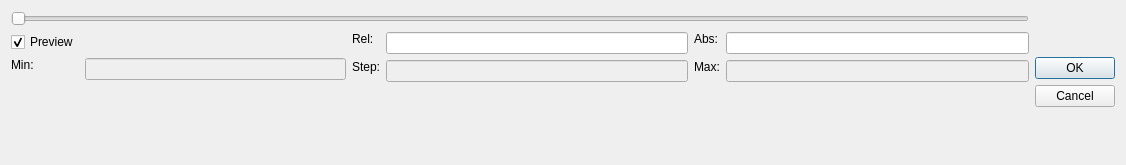
<?xml version="1.0" encoding="UTF-8"?>
<ui version="4.0">
 <class>QGMDialogSliderHD</class>
 <widget class="QDialog" name="QGMDialogSliderHD">
  <property name="geometry">
   <rect>
    <x>0</x>
    <y>0</y>
    <width>1126</width>
    <height>165</height>
   </rect>
  </property>
  <property name="minimumSize">
   <size>
    <width>0</width>
    <height>0</height>
   </size>
  </property>
  <property name="maximumSize">
   <size>
    <width>16777215</width>
    <height>16777215</height>
   </size>
  </property>
  <property name="baseSize">
   <size>
    <width>0</width>
    <height>0</height>
   </size>
  </property>
  <property name="windowTitle">
   <string>Dialog</string>
  </property>
  <property name="windowIcon">
   <iconset resource="gigamesh.qrc">
    <normaloff>:/GMGeneric/GigaMesh_Logo.png</normaloff>:/GMGeneric/GigaMesh_Logo.png</iconset>
  </property>
  <layout class="QHBoxLayout" name="horizontalLayout">
   <item>
    <layout class="QVBoxLayout" name="verticalLayout">
     <item>
      <widget class="QSlider" name="horizontalSlider">
       <property name="sizePolicy">
        <sizepolicy hsizetype="MinimumExpanding" vsizetype="Maximum">
         <horstretch>0</horstretch>
         <verstretch>0</verstretch>
        </sizepolicy>
       </property>
       <property name="orientation">
        <enum>Qt::Horizontal</enum>
       </property>
      </widget>
     </item>
     <item>
      <layout class="QHBoxLayout" name="horizontalLayout_2">
       <item>
        <layout class="QFormLayout" name="formLayout_4">
         <item row="0" column="0">
          <widget class="QCheckBox" name="checkBoxPreview">
           <property name="sizePolicy">
            <sizepolicy hsizetype="Minimum" vsizetype="Maximum">
             <horstretch>0</horstretch>
             <verstretch>0</verstretch>
            </sizepolicy>
           </property>
           <property name="text">
            <string>Preview</string>
           </property>
           <property name="checked">
            <bool>true</bool>
           </property>
          </widget>
         </item>
         <item row="1" column="0">
          <widget class="QLabel" name="label_5">
           <property name="sizePolicy">
            <sizepolicy hsizetype="Minimum" vsizetype="Maximum">
             <horstretch>0</horstretch>
             <verstretch>0</verstretch>
            </sizepolicy>
           </property>
           <property name="text">
            <string>Min:</string>
           </property>
          </widget>
         </item>
         <item row="1" column="1">
          <widget class="QLineEdit" name="lineValueMin">
           <property name="enabled">
            <bool>false</bool>
           </property>
           <property name="sizePolicy">
            <sizepolicy hsizetype="MinimumExpanding" vsizetype="Maximum">
             <horstretch>0</horstretch>
             <verstretch>0</verstretch>
            </sizepolicy>
           </property>
          </widget>
         </item>
        </layout>
       </item>
       <item>
        <layout class="QFormLayout" name="formLayout_2">
         <item row="0" column="0">
          <widget class="QLabel" name="label">
           <property name="sizePolicy">
            <sizepolicy hsizetype="Minimum" vsizetype="Maximum">
             <horstretch>0</horstretch>
             <verstretch>0</verstretch>
            </sizepolicy>
           </property>
           <property name="text">
            <string>Rel:</string>
           </property>
          </widget>
         </item>
         <item row="0" column="1">
          <widget class="QLineEdit" name="lineValueRel">
           <property name="sizePolicy">
            <sizepolicy hsizetype="MinimumExpanding" vsizetype="Maximum">
             <horstretch>0</horstretch>
             <verstretch>0</verstretch>
            </sizepolicy>
           </property>
           <property name="alignment">
            <set>Qt::AlignRight|Qt::AlignTrailing|Qt::AlignVCenter</set>
           </property>
          </widget>
         </item>
         <item row="1" column="0">
          <widget class="QLabel" name="label_4">
           <property name="sizePolicy">
            <sizepolicy hsizetype="Minimum" vsizetype="Maximum">
             <horstretch>0</horstretch>
             <verstretch>0</verstretch>
            </sizepolicy>
           </property>
           <property name="text">
            <string>Step:</string>
           </property>
          </widget>
         </item>
         <item row="1" column="1">
          <widget class="QLineEdit" name="lineValueStep">
           <property name="enabled">
            <bool>false</bool>
           </property>
           <property name="sizePolicy">
            <sizepolicy hsizetype="MinimumExpanding" vsizetype="Maximum">
             <horstretch>0</horstretch>
             <verstretch>0</verstretch>
            </sizepolicy>
           </property>
          </widget>
         </item>
        </layout>
       </item>
       <item>
        <layout class="QFormLayout" name="formLayout_3">
         <item row="0" column="0">
          <widget class="QLabel" name="label_2">
           <property name="sizePolicy">
            <sizepolicy hsizetype="Minimum" vsizetype="Maximum">
             <horstretch>0</horstretch>
             <verstretch>0</verstretch>
            </sizepolicy>
           </property>
           <property name="text">
            <string>Abs:</string>
           </property>
          </widget>
         </item>
         <item row="0" column="1">
          <widget class="QLineEdit" name="lineValueAbs">
           <property name="sizePolicy">
            <sizepolicy hsizetype="MinimumExpanding" vsizetype="Maximum">
             <horstretch>0</horstretch>
             <verstretch>0</verstretch>
            </sizepolicy>
           </property>
           <property name="alignment">
            <set>Qt::AlignRight|Qt::AlignTrailing|Qt::AlignVCenter</set>
           </property>
          </widget>
         </item>
         <item row="1" column="0">
          <widget class="QLabel" name="label_3">
           <property name="sizePolicy">
            <sizepolicy hsizetype="Minimum" vsizetype="Maximum">
             <horstretch>0</horstretch>
             <verstretch>0</verstretch>
            </sizepolicy>
           </property>
           <property name="text">
            <string>Max:</string>
           </property>
          </widget>
         </item>
         <item row="1" column="1">
          <widget class="QLineEdit" name="lineValueMax">
           <property name="enabled">
            <bool>false</bool>
           </property>
           <property name="sizePolicy">
            <sizepolicy hsizetype="MinimumExpanding" vsizetype="Maximum">
             <horstretch>0</horstretch>
             <verstretch>0</verstretch>
            </sizepolicy>
           </property>
          </widget>
         </item>
        </layout>
       </item>
      </layout>
     </item>
    </layout>
   </item>
   <item alignment="Qt::AlignVCenter">
    <widget class="QDialogButtonBox" name="buttonBox">
     <property name="sizePolicy">
      <sizepolicy hsizetype="Minimum" vsizetype="Maximum">
       <horstretch>0</horstretch>
       <verstretch>0</verstretch>
      </sizepolicy>
     </property>
     <property name="orientation">
      <enum>Qt::Vertical</enum>
     </property>
     <property name="standardButtons">
      <set>QDialogButtonBox::Cancel|QDialogButtonBox::Ok</set>
     </property>
    </widget>
   </item>
  </layout>
 </widget>
 <resources>
  <include location="gigamesh.qrc"/>
 </resources>
 <connections>
  <connection>
   <sender>buttonBox</sender>
   <signal>accepted()</signal>
   <receiver>QGMDialogSliderHD</receiver>
   <slot>accept()</slot>
   <hints>
    <hint type="sourcelabel">
     <x>248</x>
     <y>254</y>
    </hint>
    <hint type="destinationlabel">
     <x>157</x>
     <y>274</y>
    </hint>
   </hints>
  </connection>
  <connection>
   <sender>buttonBox</sender>
   <signal>rejected()</signal>
   <receiver>QGMDialogSliderHD</receiver>
   <slot>reject()</slot>
   <hints>
    <hint type="sourcelabel">
     <x>316</x>
     <y>260</y>
    </hint>
    <hint type="destinationlabel">
     <x>286</x>
     <y>274</y>
    </hint>
   </hints>
  </connection>
 </connections>
</ui>
